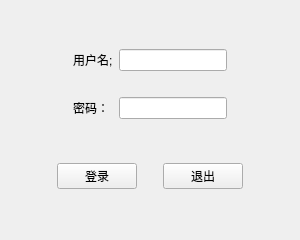
<?xml version="1.0" encoding="UTF-8"?>
<ui version="4.0">
 <class>Widget</class>
 <widget class="QWidget" name="Widget">
  <property name="geometry">
   <rect>
    <x>0</x>
    <y>0</y>
    <width>300</width>
    <height>240</height>
   </rect>
  </property>
  <property name="sizePolicy">
   <sizepolicy hsizetype="Preferred" vsizetype="Fixed">
    <horstretch>0</horstretch>
    <verstretch>0</verstretch>
   </sizepolicy>
  </property>
  <property name="minimumSize">
   <size>
    <width>300</width>
    <height>240</height>
   </size>
  </property>
  <property name="maximumSize">
   <size>
    <width>300</width>
    <height>240</height>
   </size>
  </property>
  <property name="windowTitle">
   <string>登录窗口</string>
  </property>
  <layout class="QVBoxLayout" name="verticalLayout">
   <item>
    <widget class="QWidget" name="widget" native="true">
     <property name="sizePolicy">
      <sizepolicy hsizetype="Preferred" vsizetype="Fixed">
       <horstretch>0</horstretch>
       <verstretch>0</verstretch>
      </sizepolicy>
     </property>
     <layout class="QGridLayout" name="gridLayout">
      <property name="leftMargin">
       <number>0</number>
      </property>
      <property name="topMargin">
       <number>0</number>
      </property>
      <property name="rightMargin">
       <number>0</number>
      </property>
      <property name="bottomMargin">
       <number>0</number>
      </property>
      <item row="0" column="1">
       <widget class="QLabel" name="label">
        <property name="text">
         <string>用户名;</string>
        </property>
       </widget>
      </item>
      <item row="0" column="0">
       <spacer name="horizontalSpacer_4">
        <property name="orientation">
         <enum>Qt::Horizontal</enum>
        </property>
        <property name="sizeHint" stdset="0">
         <size>
          <width>40</width>
          <height>20</height>
         </size>
        </property>
       </spacer>
      </item>
      <item row="2" column="1">
       <widget class="QLabel" name="label_2">
        <property name="text">
         <string>密码：</string>
        </property>
       </widget>
      </item>
      <item row="0" column="3">
       <spacer name="horizontalSpacer_5">
        <property name="orientation">
         <enum>Qt::Horizontal</enum>
        </property>
        <property name="sizeHint" stdset="0">
         <size>
          <width>40</width>
          <height>20</height>
         </size>
        </property>
       </spacer>
      </item>
      <item row="0" column="2">
       <widget class="QLineEdit" name="lineEdit"/>
      </item>
      <item row="2" column="2">
       <widget class="QLineEdit" name="lineEdit_2"/>
      </item>
      <item row="1" column="1">
       <spacer name="verticalSpacer">
        <property name="orientation">
         <enum>Qt::Vertical</enum>
        </property>
        <property name="sizeType">
         <enum>QSizePolicy::Fixed</enum>
        </property>
        <property name="sizeHint" stdset="0">
         <size>
          <width>20</width>
          <height>20</height>
         </size>
        </property>
       </spacer>
      </item>
     </layout>
    </widget>
   </item>
   <item>
    <widget class="QWidget" name="widget_3" native="true">
     <property name="sizePolicy">
      <sizepolicy hsizetype="Preferred" vsizetype="Fixed">
       <horstretch>0</horstretch>
       <verstretch>0</verstretch>
      </sizepolicy>
     </property>
     <layout class="QHBoxLayout" name="horizontalLayout_3">
      <property name="leftMargin">
       <number>0</number>
      </property>
      <property name="topMargin">
       <number>0</number>
      </property>
      <property name="rightMargin">
       <number>0</number>
      </property>
      <property name="bottomMargin">
       <number>0</number>
      </property>
      <item>
       <spacer name="horizontalSpacer">
        <property name="orientation">
         <enum>Qt::Horizontal</enum>
        </property>
        <property name="sizeHint" stdset="0">
         <size>
          <width>40</width>
          <height>20</height>
         </size>
        </property>
       </spacer>
      </item>
      <item>
       <widget class="QPushButton" name="pushButton">
        <property name="text">
         <string>登录</string>
        </property>
       </widget>
      </item>
      <item>
       <spacer name="horizontalSpacer_3">
        <property name="orientation">
         <enum>Qt::Horizontal</enum>
        </property>
        <property name="sizeType">
         <enum>QSizePolicy::Fixed</enum>
        </property>
        <property name="sizeHint" stdset="0">
         <size>
          <width>20</width>
          <height>20</height>
         </size>
        </property>
       </spacer>
      </item>
      <item>
       <widget class="QPushButton" name="pushButton_2">
        <property name="text">
         <string>退出</string>
        </property>
       </widget>
      </item>
      <item>
       <spacer name="horizontalSpacer_2">
        <property name="orientation">
         <enum>Qt::Horizontal</enum>
        </property>
        <property name="sizeHint" stdset="0">
         <size>
          <width>40</width>
          <height>20</height>
         </size>
        </property>
       </spacer>
      </item>
     </layout>
    </widget>
   </item>
  </layout>
 </widget>
 <resources/>
 <connections/>
</ui>
